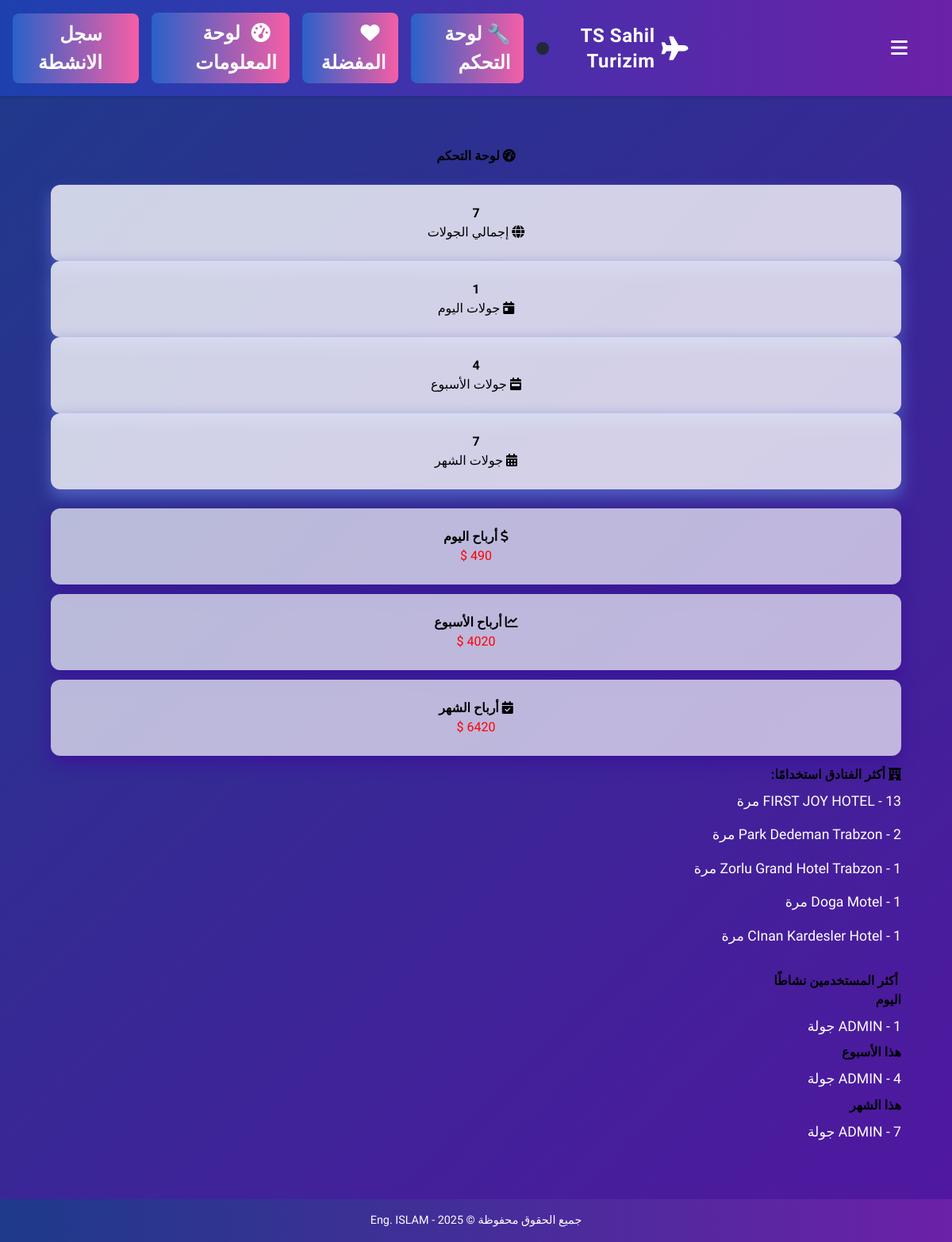
The app's page /dashboard/ (signed in) with its own data.
### hotels/models.py (models this page shows, shortened)
class Hotel(models.Model):
    name = models.CharField(max_length=200)
    phone = models.CharField(max_length=20, blank=True)
    url = models.URLField(blank=True)
    city = models.ForeignKey(City, on_delete=models.CASCADE, null=True, blank=True)
    rating = models.FloatField(blank=True, null=True)
    view_type = models.CharField(
        max_length=50, blank=True,
        choices=[('city', 'City'), ('sea', 'Sea'), ('mountain', 'Mountain')]
    )
    room_type = models.CharField(
        max_length=50, blank=True,
        choices=[('single', 'Single'), ('double', 'Double'), ('suite', 'Suite'), ('apartment', 'Apartment')]
    )
    image_main = models.URLField(blank=True, help_text="رابط صورة رئيسية للفندق")
    image_1 = models.URLField(blank=True, help_text="صورة إضافية رقم 1")
    image_2 = models.URLField(blank=True, help_text="صورة إضافية رقم 2")

### hotels/views.py (the view)
# urls.py: path('dashboard/', views.admin_dashboard, name='dashboard'),
@login_required
def admin_dashboard(request):
    today = now().date()
    start_of_week = today - timedelta(days=today.weekday())# الاثنين
    start_of_month = today.replace(day=1)
    tours = Tour.objects.all()
    total_tours = tours.count()
    today_tours = tours.filter(created_at__date=today).count()
    week_tours = tours.filter(created_at__date__gte=start_of_week).count()
    month_tours = tours.filter(created_at__date__gte=start_of_month).count()
    total_price_month = tours.filter(created_at__date__gte=start_of_month).aggregate(total=Sum('total_price'))['total'] or 0
    top_hotels = TourDay.objects.values('hotel__name').annotate(count=Count('id')).order_by('-count')[:5]
    top_users = Tour.objects.values('user__username').annotate(count=Count('id')).order_by('-count')[:5]
    tours_today = Tour.objects.filter(created_at__date=today)
    tours_week = Tour.objects.filter(created_at__date__gte=start_of_week)
    tours_month = Tour.objects.filter(created_at__date__gte=start_of_month)
    active_users_today = tours_today.values('user__username').annotate(count=Count('id')).order_by('-count')[:5]
    active_users_week = tours_week.values('user__username').annotate(count=Count('id')).order_by('-count')[:5]
    active_users_month = tours_month.values('user__username').annotate(count=Count('id')).order_by('-count')[:5]
    total_today = tours_today.aggregate(total=Sum('total_price'))['total'] or 0
    total_week = tours_week.aggregate(total=Sum('total_price'))['total'] or 0
    total_month = tours_month.aggregate(total=Sum('total_price'))['total'] or 0
    return render(request, 'hotels/admin_dashboard.html', {
        'total_tours': total_tours,
        'today_tours': today_tours,
        'week_tours': week_tours,
        'month_tours': month_tours,
        'total_price_month': total_price_month,
        'top_hotels': top_hotels,
        'top_users': top_users,
        'active_users_today': active_users_today,
        'active_users_week': active_users_week,
        'active_users_month': active_users_month,
        'total_today': total_today,
        'total_week': total_week,
        'total_month': total_month,
    })

### hotels/templates/hotels/admin_dashboard.html (shortened to what this page needs)
{% extends 'hotels/base.html' %}
{% block content %}
<link rel="stylesheet" href="https://cdnjs.cloudflare.com/ajax/libs/font-awesome/6.4.2/css/all.min.css">
<div class="container">
    <h2 class="mb-4 text-center"><i class="fas fa-tachometer-alt"></i> لوحة التحكم</h2>
    <div class="row text-center mb-4">
        <div class="col-md-3">
            <div class="alert alert-primary">
                <h4>{{ total_tours }}</h4>
                <p><i class="fas fa-globe"></i> إجمالي الجولات</p>
            </div>
        </div>
        <div class="col-md-3">
            <div class="alert alert-success">
                <h4>{{ today_tours }}</h4>
                <p><i class="fas fa-calendar-day"></i> جولات اليوم</p>
            </div>
        </div>
        <div class="col-md-3">
            <div class="alert alert-info">
                <h4>{{ week_tours }}</h4>
                <p><i class="fas fa-calendar-week"></i> جولات الأسبوع</p>
            </div>
        </div>
        <div class="col-md-3">
            <div class="alert alert-warning">
                <h4>{{ month_tours }}</h4>
                <p><i class="fas fa-calendar-alt"></i> جولات الشهر</p>
            </div>
        </div>
    </div>
    <div class="row">
        <div class="col-md-4">
            <div class="card text-center mb-3">
                <div class="card-body">
                    <h5 class="card-title"><i class="fas fa-dollar-sign"></i> أرباح اليوم</h5>
                    <p class="card-text">{{ total_today }} $</p>
                </div>
            </div>
        </div>
        <div class="col-md-4">
            <div class="card text-center mb-3">
                <div class="card-body">
                    <h5 class="card-title"><i class="fas fa-chart-line"></i> أرباح الأسبوع</h5>
                    <p class="card-text">{{ total_week }} $</p>
                </div>
            </div>
        </div>
        <div class="col-md-4">
            <div class="card text-center mb-3">
                <div class="card-body">
                    <h5 class="card-title"><i class="fas fa-calendar-check"></i> أرباح الشهر</h5>
                    <p class="card-text">{{ total_month }} $</p>
                </div>
            </div>
        </div>
    </div>
    <h4><i class="fas fa-hotel"></i> أكثر الفنادق استخدامًا:</h4>
    <ul>
        {% for h in top_hotels %}
            <li>{{ h.hotel__name }} - {{ h.count }} مرة</li>
        {% empty %}
            <li>لا يوجد بيانات</li>
        {% endfor %}
    </ul>
    <h4 class="mt-4"> أكثر المستخدمين نشاطًا</h4>
    <div class="row">
        <div class="col-md-4">
            <h6>اليوم</h6>
            <ul>
                {% for user in active_users_today %}
                    <li>{{ user.user__username }} - {{ user.count }} جولة</li>
                {% endfor %}
            </ul>
        </div>
        <div class="col-md-4">
            <h6>هذا الأسبوع</h6>
            <ul>
                {% for user in active_users_week %}
                    <li>{{ user.user__username }} - {{ user.count }} جولة</li>
                {% endfor %}
            </ul>
        </div>
        <div class="col-md-4">
            <h6>هذا الشهر</h6>
            <ul>
                {% for user in active_users_month %}
                    <li>{{ user.user__username }} - {{ user.count }} جولة</li>
                {% endfor %}
            </ul>
        </div>
    </div>
</div>
{% endblock %}

### hotels/templates/hotels/base.html (style rules this page uses)
body { font-family: 'Cairo', sans-serif; background: linear-gradient(135deg, #1e3a8a, #6b21a8); color: #e2e8f0; margin: 0; transition: background-color 0.3s ease, color 0.3s ease; }
h1, h2, h3, h4, h5, h6 { color: #e2e8f0; font-weight: bold; }

### hotels/templates/hotels/admin_dashboard.html (style rules this page uses)
body { font-family: 'Cairo', sans-serif; background: linear-gradient(135deg, #1e3a8a, #620ba8, #4f208bcc, #1e40af); background-size: 400% 400%; animation: gradientBG 15s ease infinite; color: #ffffff; }
.container { padding: 2rem; max-width: 1200px; margin: auto; }
h2, h4, h5, h6 { color: #000000; font-weight: bold; }
.alert { background: #ffffffc7; border: none; color: #000000; padding: 1.5rem; border-radius: 12px; box-shadow: 0 10px 20px #5060c2; transition: transform 0.3s ease, box-shadow 0.3s ease; }
.card { background: rgb(2255, 255, 255, 0.671); border: none; border-radius: 12px; box-shadow: 0 10px 20px rgb(60, 21, 153); transition: transform 0.3s ease, box-shadow 0.3s ease; }
.card-body { padding: 1.5rem; color: #ff0000; }
ul { list-style: none; padding: 0; }
ul li { padding: 0.5rem 0; font-size: 1.1rem; }
.text-center { text-align: center; }
.mb-4 { margin-bottom: 1.5rem; }
.mt-4 { margin-top: 1.5rem; }

### records on screen
Hotel: hotel__name "FIRST JOY HOTEL"
Hotel: hotel__name "Park Dedeman Trabzon"
Hotel: hotel__name "Zorlu Grand Hotel Trabzon"
Hotel: hotel__name "Doga Motel"
Hotel: hotel__name "CInan Kardesler Hotel"

### other values on screen
{{ total_tours }} "7"
{{ today_tours }} "1"
{{ week_tours }} "4"
{{ month_tours }} "7"
{{ user.user__username }} "ADMIN"
